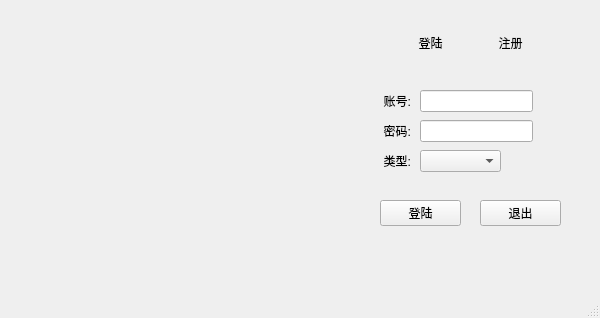
<?xml version="1.0" encoding="UTF-8"?>
<ui version="4.0">
 <class>loginMain</class>
 <widget class="QMainWindow" name="loginMain">
  <property name="geometry">
   <rect>
    <x>0</x>
    <y>0</y>
    <width>600</width>
    <height>318</height>
   </rect>
  </property>
  <property name="windowTitle">
   <string>MainWindow</string>
  </property>
  <property name="autoFillBackground">
   <bool>false</bool>
  </property>
  <widget class="QWidget" name="centralwidget">
   <widget class="QLineEdit" name="input_user">
    <property name="geometry">
     <rect>
      <x>420</x>
      <y>90</y>
      <width>113</width>
      <height>22</height>
     </rect>
    </property>
   </widget>
   <widget class="QLabel" name="user">
    <property name="geometry">
     <rect>
      <x>350</x>
      <y>90</y>
      <width>61</width>
      <height>21</height>
     </rect>
    </property>
    <property name="text">
     <string>账号:</string>
    </property>
    <property name="alignment">
     <set>Qt::AlignRight|Qt::AlignTrailing|Qt::AlignVCenter</set>
    </property>
   </widget>
   <widget class="QLineEdit" name="input_pwd">
    <property name="geometry">
     <rect>
      <x>420</x>
      <y>120</y>
      <width>113</width>
      <height>22</height>
     </rect>
    </property>
   </widget>
   <widget class="QLabel" name="pwd">
    <property name="geometry">
     <rect>
      <x>350</x>
      <y>120</y>
      <width>61</width>
      <height>21</height>
     </rect>
    </property>
    <property name="text">
     <string>密码:</string>
    </property>
    <property name="textFormat">
     <enum>Qt::AutoText</enum>
    </property>
    <property name="scaledContents">
     <bool>false</bool>
    </property>
    <property name="alignment">
     <set>Qt::AlignRight|Qt::AlignTrailing|Qt::AlignVCenter</set>
    </property>
    <property name="wordWrap">
     <bool>false</bool>
    </property>
   </widget>
   <widget class="QLabel" name="type">
    <property name="geometry">
     <rect>
      <x>350</x>
      <y>150</y>
      <width>61</width>
      <height>21</height>
     </rect>
    </property>
    <property name="text">
     <string>类型:</string>
    </property>
    <property name="textFormat">
     <enum>Qt::AutoText</enum>
    </property>
    <property name="scaledContents">
     <bool>false</bool>
    </property>
    <property name="alignment">
     <set>Qt::AlignRight|Qt::AlignTrailing|Qt::AlignVCenter</set>
    </property>
    <property name="wordWrap">
     <bool>false</bool>
    </property>
   </widget>
   <widget class="QComboBox" name="intput_type">
    <property name="geometry">
     <rect>
      <x>420</x>
      <y>150</y>
      <width>81</width>
      <height>22</height>
     </rect>
    </property>
    <property name="contextMenuPolicy">
     <enum>Qt::DefaultContextMenu</enum>
    </property>
   </widget>
   <widget class="QPushButton" name="login">
    <property name="geometry">
     <rect>
      <x>380</x>
      <y>200</y>
      <width>81</width>
      <height>26</height>
     </rect>
    </property>
    <property name="text">
     <string>登陆</string>
    </property>
   </widget>
   <widget class="QPushButton" name="exit">
    <property name="geometry">
     <rect>
      <x>480</x>
      <y>200</y>
      <width>81</width>
      <height>26</height>
     </rect>
    </property>
    <property name="text">
     <string>退出</string>
    </property>
   </widget>
   <widget class="QLabel" name="logo">
    <property name="geometry">
     <rect>
      <x>0</x>
      <y>20</y>
      <width>350</width>
      <height>250</height>
     </rect>
    </property>
    <property name="styleSheet">
     <string notr="true">border-image: url(./resource/background/logo.png);width:300px;height:200px;background-position: center;background-repeat: no-repeat;</string>
    </property>
    <property name="text">
     <string/>
    </property>
   </widget>
   <widget class="QPushButton" name="login_type">
    <property name="geometry">
     <rect>
      <x>390</x>
      <y>30</y>
      <width>81</width>
      <height>26</height>
     </rect>
    </property>
    <property name="styleSheet">
     <string notr="true">#login_type{border:none;}
#login_type:focus{color: rgb(255, 85, 255);}</string>
    </property>
    <property name="text">
     <string>登陆</string>
    </property>
   </widget>
   <widget class="QPushButton" name="register_type">
    <property name="geometry">
     <rect>
      <x>470</x>
      <y>30</y>
      <width>81</width>
      <height>26</height>
     </rect>
    </property>
    <property name="styleSheet">
     <string notr="true">#register_type{border:none;}
#register_type:focus{color: rgb(255, 85, 255);}</string>
    </property>
    <property name="text">
     <string>注册</string>
    </property>
   </widget>
  </widget>
  <widget class="QStatusBar" name="statusbar"/>
 </widget>
 <resources>
  <include location="background/style.qrc"/>
 </resources>
 <connections/>
</ui>
